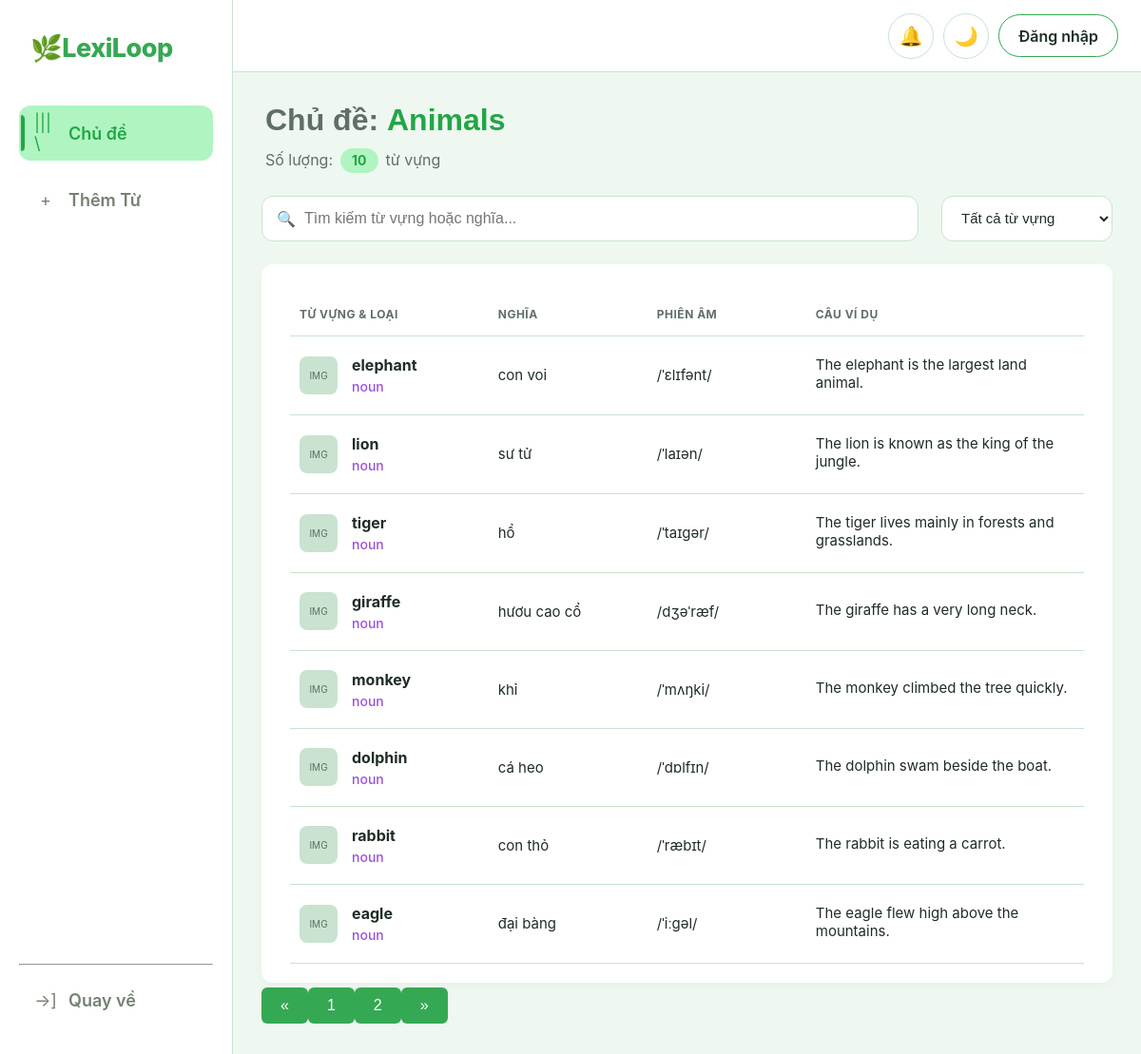
Screenshot of /pages/main/B_DanhSachTuVung.php?topicID=1 with the database file from the repository.
### tables this page shows
CREATE TABLE `Topics` (
    `topicID` int NOT NULL,
    `topicName` varchar(100) NOT NULL,
    `topicDescription` text,
    `category` varchar(20) NOT NULL DEFAULT 'common',
    `created_by` int DEFAULT NULL,
    `topicCreated_at` datetime DEFAULT CURRENT_TIMESTAMP
);

CREATE TABLE `vocabulary` (
  `id` int NOT NULL,
  `topic_id` int NOT NULL,
  `word` varchar(100) NOT NULL,
  `pronunciation` varchar(100) DEFAULT NULL,
  `part_of_speech` varchar(30) DEFAULT NULL,
  `meaning` text NOT NULL,
  `example_sentence` text,
  `created_by` int DEFAULT NULL,
  `created_at` datetime DEFAULT CURRENT_TIMESTAMP,
  `audio_url` varchar(255) DEFAULT NULL
);

### pages/main/B_DanhSachTuVung.php (the view, shortened to what this page needs)
<?php
require_once '../../Connect.php';
$topic_id = isset($_GET['topicID']) ? (int) $_GET['topicID'] : 0;
$sql_topic = "
    SELECT
        topicID,
        topicName,
        topicDescription
    FROM Topics
    WHERE topicID = ?
";
$stmt_topic = mysqli_prepare($link, $sql_topic);
mysqli_stmt_bind_param(
    $stmt_topic,
    "i",
    $topic_id
);
mysqli_stmt_execute($stmt_topic);
$result_topic = mysqli_stmt_get_result($stmt_topic);
$topic = mysqli_fetch_assoc($result_topic);
$sql_count = "
    SELECT COUNT(*) AS word_count
    FROM vocabulary
    WHERE topic_id = ?
";
$stmt_count = mysqli_prepare($link, $sql_count);
mysqli_stmt_bind_param(
    $stmt_count,
    "i",
    $topic_id
);
mysqli_stmt_execute($stmt_count);
$result_count = mysqli_stmt_get_result($stmt_count);
$count_data = mysqli_fetch_assoc($result_count);
$word_count = $count_data['word_count'];
$sql_vocab = "
    SELECT
        id,
        word,
        pronunciation,
        part_of_speech,
        meaning,
        example_sentence,
        audio_url
    FROM vocabulary
    WHERE topic_id = ?
    ORDER BY id ASC
";
$stmt_vocab = mysqli_prepare($link, $sql_vocab);
mysqli_stmt_bind_param(
    $stmt_vocab,
    "i",
    $topic_id
);
mysqli_stmt_execute($stmt_vocab);
$vocab_result = mysqli_stmt_get_result($stmt_vocab);
?>
<!DOCTYPE html>
<html lang="vi">
<head>
    <link rel="stylesheet" type="text/css" href="../../CSS/Style.css">
    <link rel="stylesheet" type="text/css" href="../../CSS/B_DanhSachTuVung.css">
    <link rel="stylesheet" type="text/css" href="../../CSS/responsive.css">
</head>
<body>
    <div class="layout-wrapper">
        <aside class="sidebar">
            <div class="sidebar-logo">
                <a href="B_DanhSachTuVung.html">🌿LexiLoop</a>
            </div>
            <nav class="sidebar-nav">
                <a href="./B_DanhSachChuDe.php" class="sidebar-link active">
                    <span class="icon">|||\</span> Chủ đề
                </a>
                <a href="#" class="sidebar-link">
                    <span class="icon">+</span> Thêm Từ
                </a>
            </nav>
            <div class="sidebar-bottom">
                <hr class="">
                <a href="./B_DanhSachChuDe.php" class="sidebar-link">
                    <span class="icon">→]</span> Quay về
                </a>
            </div>
        </aside>
        <main class="main-content">
            <header class="top-header">
                <div class="top-header-act">
                    <button class="top-header-btn" type="button" aria-label="Thông báo">🔔</button>
                    <button class="top-header-btn" type="button" aria-label="Chế độ sáng tối">🌙</button>
                    <a href="../auth/A_DangNhap.php " class="login-btn">Đăng nhập</a>
                </div>
            </header>
            <div class="content-area">
                <section class="topic-header">
                    <div class="topic-info">
                        <h2 class="topic-name">
                            Chủ đề:
                            <span class="dynamic-text">
                                <?= htmlspecialchars($topic['topicName']) ?>
                            </span>
                        </h2>
                        <p class="topic-count">
                            Số lượng:
                            <span class="dynamic-badge">
                                <?= $word_count ?>
                            </span>
                            từ vựng
                        </p>
                    </div>
                </section>
                <div class="vocabs-toolbar">
                    <div class="vocabs-search">
                        <span class="search-icon" aria-hidden="true">🔍</span>
                        <input type="search" id="vocab-search" name="vocab-search" class="search-input"
                            placeholder="Tìm kiếm từ vựng hoặc nghĩa...">
                    </div>
                    <div class="vocab-filter">
                        <select name="vocab-filter" id="vocab-filter-select">
                            <option value="all">Tất cả từ vựng</option>
                        </select>
                    </div>
                </div>
                <section class="vocab-card">
                    <table class="vocab-table">
                        <thead>
                            <tr>
                                <th class="col-word">TỪ VỰNG & LOẠI</th>
                                <th class="col-meaning">NGHĨA</th>
                                <th class="col-ipa">PHIÊN ÂM</th>
                                <th class="col-example">CÂU VÍ DỤ</th>
                            </tr>
                        </thead>
                        <tbody id="vocab-data-body" class="vocab-data">
                            <?php if (mysqli_num_rows($vocab_result) > 0): ?>
                                <?php while ($vocab = mysqli_fetch_assoc($vocab_result)): ?>
                                    <tr>
                                        <td class="col-word">
                                            <div class="word-info">
                                                <div class="word-img-placeholder">
                                                    IMG
                                                </div>
                                                <div class="word-details">
                                                    <span class="word-name">
                                                        <?= htmlspecialchars($vocab['word']) ?>
                                                    </span>
                                                    <span class="word-type">
                                                        <?= htmlspecialchars($vocab['part_of_speech'] ?? '') ?>
                                                    </span>
                                                </div>
                                            </div>
                                        </td>
                                        <td class="col-meaning">
                                            <?= htmlspecialchars($vocab['meaning']) ?>
                                        </td>
                                        <td class="col-ipa">
                                            <?= htmlspecialchars($vocab['pronunciation'] ?? '') ?>
                                        </td>
                                        <td class="col-example">
                                            <div class="ex-en">
                                                <?= htmlspecialchars($vocab['example_sentence'] ?? '') ?>
                                            </div>
                                        </td>
                                    </tr>
                                <?php endwhile; ?>
                            <?php endif; ?>
                        </tbody>
                    </table>
                </section>
            </div>
        </main>
    </div>
</body>
</html>

### CSS/Style.css (style rules this page uses)
*, *::before, *::after { box-sizing: border-box; }
:root { --color-primary: #35A853; --color-primary-dark: #24a547; --color-primary-light: #b0f5c1; --color-background: #EEF8F1; --color-surface: #FFFFFF; --color-text: #1F2D24; --color-text-muted: #5F6F65; --color-border: #C9E3D0; --color-white: #FFFFFF; }
h2 { font-family: Arial, sans-serif; font-size: 32px; font-weight: 600; line-height: 1.3; color: var(--color-text); }
p { margin: 0; font-size: 16px; line-height: 1.6; color: var(--color-text-muted); }
a { text-decoration:none; color: var(--color-primary); }
body { margin: 0 ; padding: 0 ; background-color: var(--color-background); color: var(--color-text); font-family: -apple-system, BlinkMacSystemFont, "Segoe UI", Roboto, sans-serif; }
button { margin-top: 5px; margin-bottom: 5px; padding: 10px 20px; border: none; border-radius: 6px; background-color: var(--color-primary); color: var(--color-white); font-size: 16px; cursor: pointer; }

### CSS/responsive.css (style rules this page uses)
*, *::before, *::after { box-sizing: border-box; }
.flex-item, .main-content, .page-content, .content-area, [class*="_NoiDung"], [class*="_Panel"] { min-width: 0; }
p, h1, h2, h3, h4, a, button, label, td, th { overflow-wrap: anywhere; }

### rows the page displays
topics: topicName "Animals"
vocabulary: word "elephant", part_of_speech "noun", meaning "con voi", pronunciation "/ˈɛlɪfənt/", example_sentence "The elephant is the largest land animal."
vocabulary: word "lion", part_of_speech "noun", meaning "sư tử", pronunciation "/ˈlaɪən/", example_sentence "The lion is known as the king of the jungle."
vocabulary: word "tiger", part_of_speech "noun", meaning "hổ", pronunciation "/ˈtaɪɡər/", example_sentence "The tiger lives mainly in forests and grasslands."
vocabulary: word "giraffe", part_of_speech "noun", meaning "hươu cao cổ", pronunciation "/dʒəˈræf/", example_sentence "The giraffe has a very long neck."
vocabulary: word "monkey", part_of_speech "noun", meaning "khỉ", pronunciation "/ˈmʌŋki/", example_sentence "The monkey climbed the tree quickly."
vocabulary: word "dolphin", part_of_speech "noun", meaning "cá heo", pronunciation "/ˈdɒlfɪn/", example_sentence "The dolphin swam beside the boat."
vocabulary: word "rabbit", part_of_speech "noun", meaning "con thỏ", pronunciation "/ˈræbɪt/", example_sentence "The rabbit is eating a carrot."
vocabulary: word "eagle", part_of_speech "noun", meaning "đại bàng", pronunciation "/ˈiːɡəl/", example_sentence "The eagle flew high above the mountains."

### other values shown
$word_count "10"
